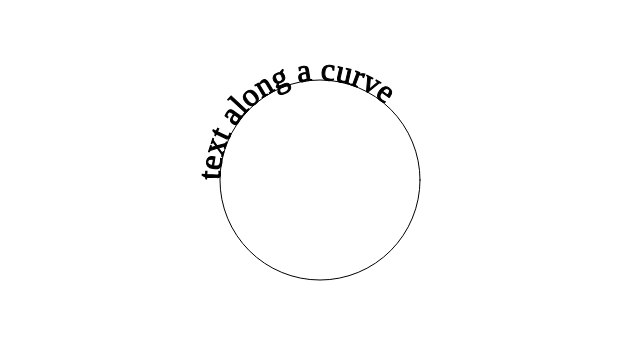
Frame 1 (no input)
Frame 60 (no input): identical to frame 1, image omitted
Frame 120 (the mouse pressed at the canvas centre since frame 60): identical to frame 1, image omitted

The p5.js sketch that drew this single still picture (run headless with seeded random() and noise() and a simulated clock; from frame 60 on, the mouse is pressed at the canvas centre):

// p5.js sketch
// ── sketch.js
// Learning Processing
// Daniel Shiffman
// http://www.learningprocessing.com

// Example 17-8: Characters along a curve 

// The message to be displayed
var message = "text along a curve";

// The radius of a circle
var r = 100;

function setup() {
  createCanvas(640, 360);
  textFont('Georgia');
  textSize(32);
  // The text must be centered!
  textAlign(CENTER);
}

function draw() {
  background(255);

  // Start in the center and draw the circle
  translate(width/2, height/2);
  noFill();
  stroke(0);
  ellipse(0, 0, r*2, r*2);

  // We must keep track of our position along the curve
  var arclength = 0;

  // For every box
  for (var i = 0; i < message.length; i++) {

    // The character and its width
    var currentChar = message.charAt(i);
    // Instead of a constant width, we check the width of each character.
    var w = textWidth(currentChar); 
    // Each box is centered so we move half the width
    arclength += w/2;

    // Angle in radians is the arclength divided by the radius
    // Starting on the left side of the circle by adding PI
    var theta = PI + arclength / r;

    push();

    // Polar to Cartesian conversion allows us to find the povar along the curve. See Chapter 13 for a review of this concept.
    translate(r*cos(theta), r*sin(theta)); 
    // Rotate the box (rotation is offset by 90 degrees)
    rotate(theta + PI/2); 

    // Display the character
    fill(0);
    text(currentChar, 0, 0);

    pop();

    // Move halfway again
    arclength += w/2;
  }
}
